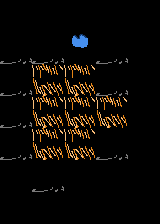

A 2D game scene composited from a Tiled map and its tileset images. What follows is a short description and the map's XML, with every tile layer's data as written:
An orthogonal 5x7 tile map with 32x32 px tiles, 1 tile layer (Tile Layer 1).

<map version="1.0" orientation="orthogonal" renderorder="right-down" width="5" height="7" tilewidth="32" tileheight="32">
 <properties>
  <property name="Interventions" value="4" />
 </properties>
 <tileset firstgid="1" name="buildings" tilewidth="32" tileheight="32">
  <image source="../Images/buildings.png" width="224" height="32" />
 </tileset>
 <layer name="Tile Layer 1" width="5" height="7">
  <data>
   <tile gid="3" />
   <tile gid="3" />
   <tile gid="3" />
   <tile gid="3" />
   <tile gid="3" />
   <tile gid="7" />
   <tile gid="7" />
   <tile gid="4" />
   <tile gid="7" />
   <tile gid="3" />
   <tile gid="7" />
   <tile gid="1" />
   <tile gid="1" />
   <tile gid="7" />
   <tile gid="3" />
   <tile gid="7" />
   <tile gid="1" />
   <tile gid="1" />
   <tile gid="1" />
   <tile gid="3" />
   <tile gid="7" />
   <tile gid="1" />
   <tile gid="1" />
   <tile gid="7" />
   <tile gid="3" />
   <tile gid="3" />
   <tile gid="7" />
   <tile gid="5" />
   <tile gid="5" />
   <tile gid="3" />
   <tile gid="3" />
   <tile gid="3" />
   <tile gid="3" />
   <tile gid="3" />
   <tile gid="3" />
  </data>
 </layer>
</map>